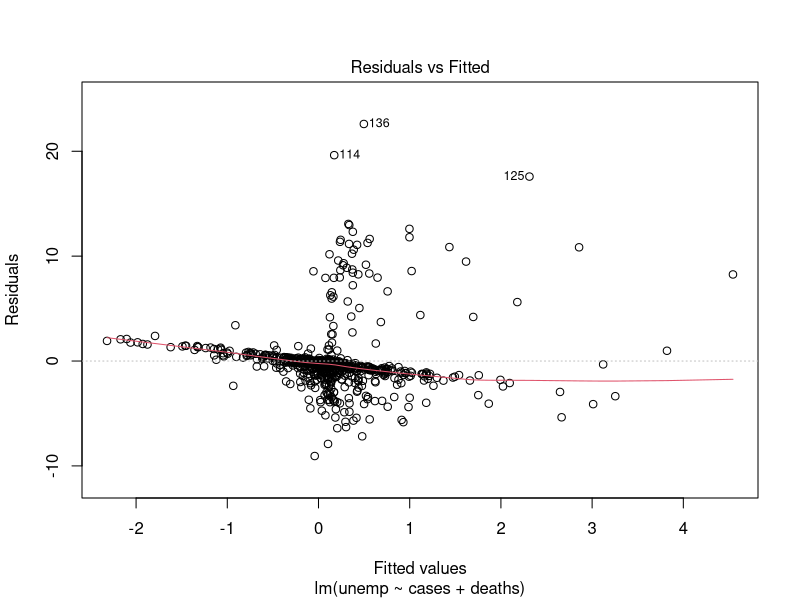
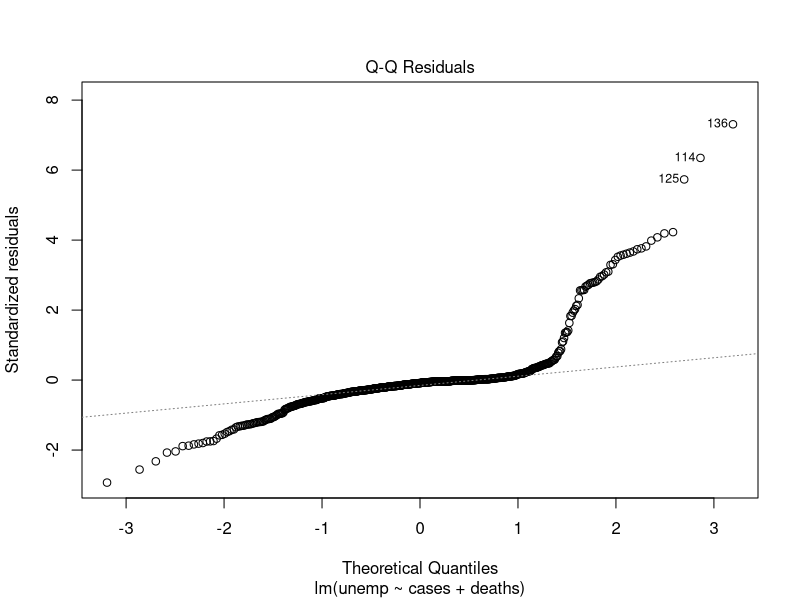
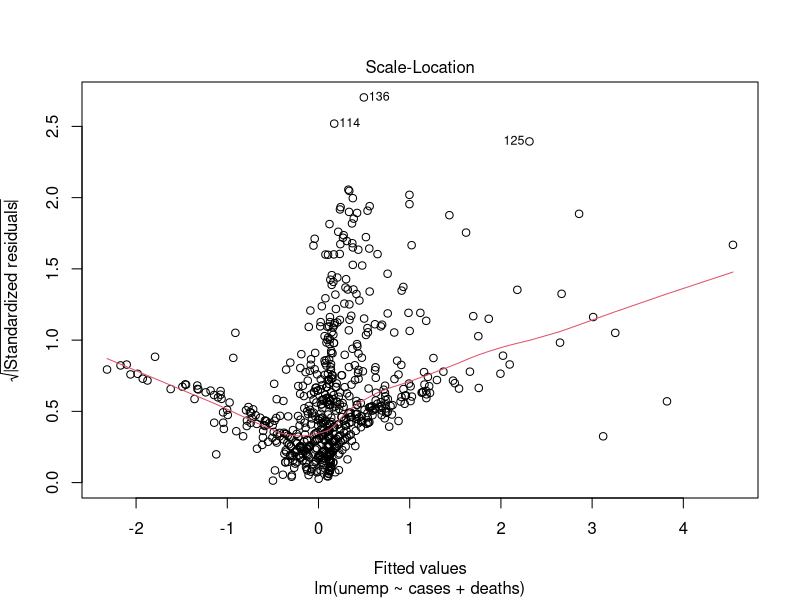
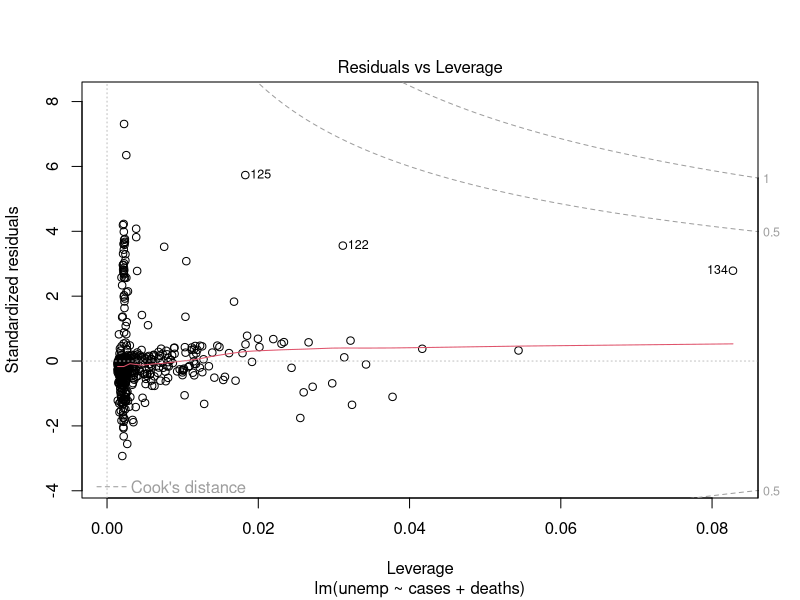

The R source for these figures, in order:
## ---- chunk 1
knitr::opts_chunk$set(echo = TRUE)
library(dplyr)
## ---- chunk 2
bls_unemployment_data <- read.csv("rawdata/Unemployment by state 2020-2021.csv")[,c(1,2,3,4,11)]

# List of state names:
state_names <- bls_unemployment_data$State[1:53]

# Initialize empty matrix
unemployment_data <- data.frame(matrix(ncol=55,nrow=15))

# Label matrix with state names
colnames(unemployment_data) <- c("Year", "Month", state_names)

# Initialize dates
unemployment_data$Year <- c(rep(2020,12),rep(2021,3))
unemployment_data$Month <- c(1:12, 1:3)


# Fill in matrix with data from the BLS file
for (m in 1:15) {
  for (s in 1:53) {
    unemployment_data[m,s+2]<-bls_unemployment_data[s+53*(m-1),5]
  }
}

# Save the cleaned data
write.csv(unemployment_data,"output/unemployment data.csv")
## ---- chunk 3
# Define helper functions to extract the year, month, and day of a COVID report:
year_num <- function(x) {
  as.numeric(substr(x,1,4))
}
month_num <- function(x) {
  as.numeric(substr(x,6,7))
}
day_num <- function(x) {
  as.numeric(substr(x,9,10))
}
## ---- chunk 4
# Read dataset of daily COVID cases and deaths for each state
covid_by_state <- read.csv("rawdata/COVID cases by state.csv")[,c(1,2,3,6,8,11)]

# Parse date strings from the file
covid_by_state$submission_date <- as.Date(covid_by_state$submission_date, format = "%m/%d/%Y")

# Get the year, month, and day using the helper functions:
covid_by_state$year <- year_num(covid_by_state$submission_date)
covid_by_state$month <- month_num(covid_by_state$submission_date)
covid_by_state$day <- day_num(covid_by_state$submission_date)

# Sort dataframe by location and date
attach(covid_by_state)
covid_by_state <- covid_by_state[order(year, month, day, state),]
detach(covid_by_state)
## ---- chunk 5
covid_data <- covid_by_state %>%
  group_by(state, year, month) %>%
  summarize(cases=sum(new_case),deaths=sum(new_death))

## ---- chunk 6
# Copy the monthly unemployment data table:
cases_data <- unemployment_data[,1:2]
cases_data[16,] <- c(2021,4)
deaths_data <- unemployment_data[,1:2]
deaths_data[16,] <- c(2021,4)

# Fill in the monthly COVID case and deaths dataframes:
for (s in 1:60) {
  cases_data[s+2] <- rep(0,16)
  colnames(cases_data)[s+2] <- covid_data$state[1+16*(s-1)]
  deaths_data[s+2] <- rep(0,16)
  colnames(deaths_data)[s+2] <- covid_data$state[1+16*(s-1)]
  for (m in 1:16) {
    cases_data[m,s+2] <- covid_data[1+16*(s-1)+m,4]
    deaths_data[m,s+2] <- covid_data[1+16*(s-1)+m,5]
  }
}
## ---- chunk 7
cases_data <- cases_data[c(-16),c(-6,-14,-16,-31,-47,-48,-50,-57)]
deaths_data <- deaths_data[c(-16),c(-6,-14,-16,-31,-47,-48,-50,-57)]
unemployment_data <- unemployment_data[,c(-8)]
## ---- chunk 8
colnames(unemployment_data) <- c(
  "Year","Month","AL","AK","AZ","AR","CA","CO","CT","DE","DC","FL","GA","HI",
  "ID","IL","IN","IA","KS","KY","LA","ME","MD","MA","MI","MN","MS","MO","MT",
  "NE","NV","NH","NJ","NM","NY","NYC","NC","ND","OH","OK","OR","PA","RI","SC",
  "SD","TN","TX","UT","VT","VA","WA","WV","WI","WY"
)
unemployment_data <- unemployment_data[,
                                       c(1,2,4,3,6,5,7:9,11,10,12:14,18,15:17,
                                         19:21,24,23,22,25:26,28,27,29,37:38,
                                         30,32,33:34,31,35,36,39:48,
                                         50,49,51,53,52,54)
                                       ]
## ---- chunk 9
unemployment_changes <- unemployment_data
unemployment_changes[1:14,3:54] <- unemployment_changes[2:15,3:54] - unemployment_changes[1:14,3:54]
unemployment_changes <- unemployment_changes[c(-15),]
## ---- chunk 10
# for (i in 1:52) {
#   cases <- cases_data[1:14,i+2]
#   deaths <- deaths_data[1:14,i+2]
#   unemp_chg <- unemployment_changes[,i+2]
#   cases_vs_unemp <- lm(unemp_chg ~ cases)
#   deaths_vs_unemp <- lm(unemp_chg ~ deaths)
#   plot(cases,unemp_chg, main=paste(colnames(unemployment_changes)[i+2],"unemployment change vs cases"))
#   abline(cases_vs_unemp$coefficients[[1]],cases_vs_unemp$coefficients[[2]])
#   plot(deaths, unemp_chg, main=paste(colnames(unemployment_changes)[i+2],"unemployment change vs deaths"))
#   abline(deaths_vs_unemp$coefficients[[1]],deaths_vs_unemp$coefficients[[2]])
# }
## ---- chunk 11
cases <- numeric(14*52)
deaths <- numeric(14*52)
unemp <- numeric(14*52)
for (m in 1:14) {
  for (s in 1:52) {
    cases[s+52*(m-1)] <- cases_data[m,s+2]
    deaths[s+52*(m-1)] <- deaths_data[m,s+2]
    unemp[s+52*(m-1)] <- unemployment_changes[m,s+2]
  }
}
# cases_vs_unemp <- lm(unemp ~ cases)
# summary(cases_vs_unemp)
# deaths_vs_unemp <- lm(unemp ~ deaths)
# summary(deaths_vs_unemp)

both_vs_unemp <- lm(unemp ~ cases + deaths)
summary(both_vs_unemp)
## ---- chunk 12
state_pops <- read.csv("output/State populations 2020.csv")[,-1]
# Delete New York City because it's not in the state population list
cases_per_capita <- cases_data[,-38]
deaths_per_capita <- deaths_data[,-38]

for (m in 1:15) {
  for (s in 1:51) {
    # divide cases_data and deaths_data columns by the pop of that state
    cases_per_capita[m,s+2] <- cases_per_capita[m,s+2]/as.numeric(state_pops[2,s])
    deaths_per_capita[m,s+2] <- deaths_per_capita[m,s+2]/as.numeric(state_pops[2,s])
  }
}
## ---- chunk 13
cases <- numeric(14*51)
deaths <- numeric(14*51)
unemp <- numeric(14*51)
for (m in 1:14) {
  for (s in 1:51) {
    cases[s+51*(m-1)] <- cases_per_capita[m,s+2]
    deaths[s+51*(m-1)] <- deaths_per_capita[m,s+2]
    unemp[s+51*(m-1)] <- unemployment_changes[m,s+2]
  }
}
# cases_vs_unemp <- lm(unemp ~ cases)
# summary(cases_vs_unemp)
# deaths_vs_unemp <- lm(unemp ~ deaths)
# summary(deaths_vs_unemp)

both_vs_unemp <- lm(unemp ~ cases + deaths)
summary(both_vs_unemp)
plot(both_vs_unemp)
